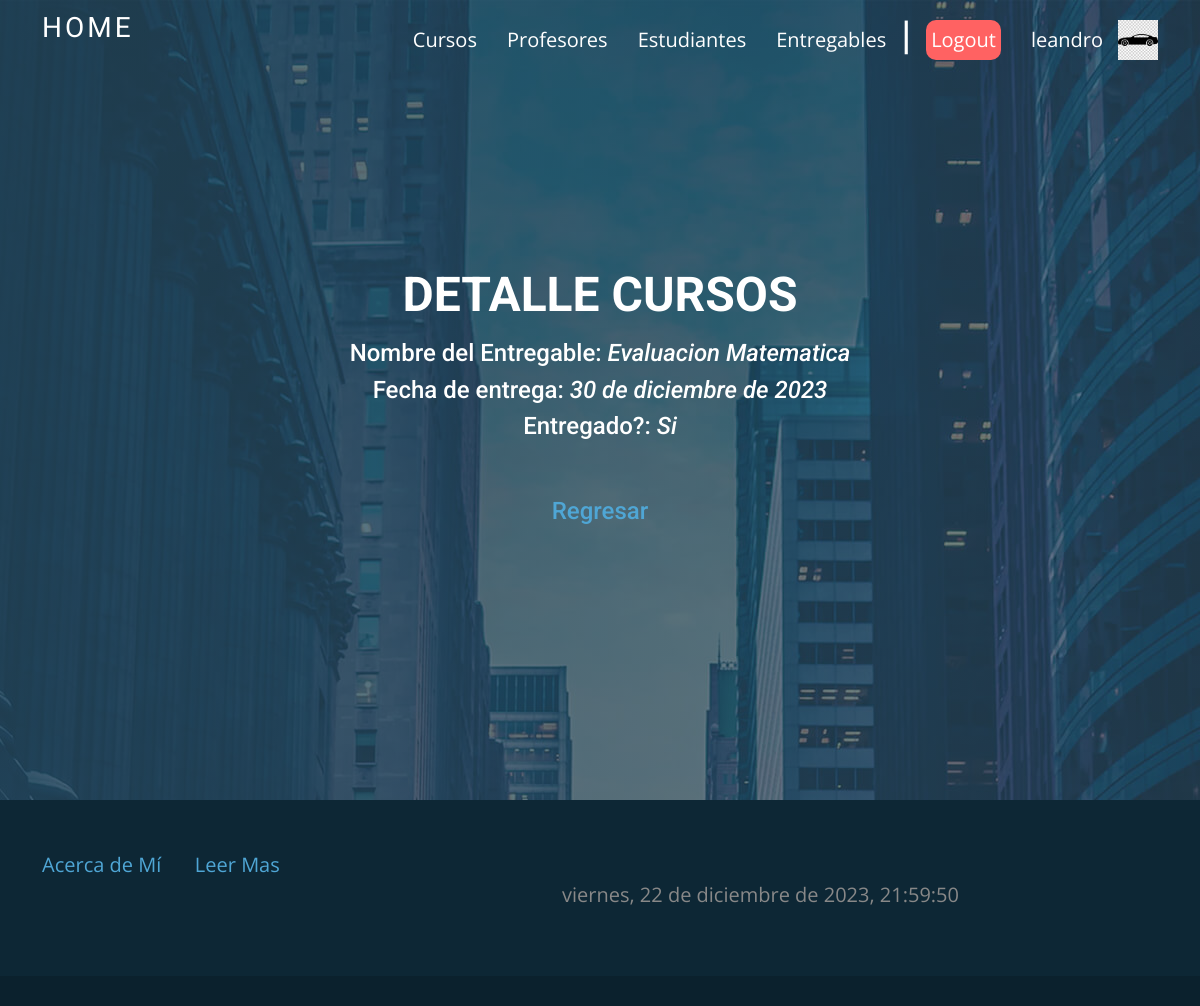
Screenshot of /entregables/4 (signed in) with the database file from the repository.
### Pagina/models.py (models this page shows, shortened)
class Avatar(models.Model):
    user = models.OneToOneField(User, on_delete=models.CASCADE)
    imagen = models.ImageField(upload_to='avatars/', null=True, blank=True)

class Entregable(models.Model):
    nombre = models.CharField(max_length=30)
    fecha_entrega = models.DateField()
    entregado = models.CharField(max_length=2)

### Pagina/views.py (the view)
# urls.py: path('entregables/<pk>', views.EntregableDetailView.as_view(), name="DetalleEntregable"),
class EntregableDetailView(DetailView):
    model = Entregable
    template_name = "entregables_detail.html"

### templates/entregables_detail.html
{% extends "base.html" %}
{% load static %}
{% block content %}
<section id="hero-no-slider" class="d-flex justify-cntent-center align-items-center">
    <div class="container position-relative aos-init aos-animate" data-aos="fade-up" data-aos-delay="100">
        <div class="row justify-content-center">
            <div class="col-xl-8">
                <h2>DETALLE CURSOS</h2>
                <h4 style="color: white;">Nombre del Entregable: <i>{{entregable.nombre}}</i></h4>
                <h4 style="color: white;">Fecha de entrega: <i>{{entregable.fecha_entrega}}</i></h4>
                <h4 style="color: white;">Entregado?: <i>{{entregable.entregado}}</i></h4>
                <br><br>
                <h4><a href="{% url 'ListaEntregable' %}">Regresar</a></h4>
            </div>
        </div>
    </div>
</section>
{% endblock %}

### templates/base.html (shortened to what this page needs)
{% load static %}
<!DOCTYPE html>
<html lang="en">
<head>
  <link href="{% static 'assets/vendor/animate.css/animate.min.css' %}" rel="stylesheet">
  <link href="{% static 'assets/vendor/aos/aos.css' %}" rel="stylesheet">
  <link href="{% static 'assets/vendor/bootstrap/css/bootstrap.min.css' %}" rel="stylesheet">
  <link href="{% static 'assets/vendor/bootstrap-icons/bootstrap-icons.css' %}" rel="stylesheet">
  <link href="{% static 'assets/vendor/boxicons/css/boxicons.min.css' %}" rel="stylesheet">
  <link href="{% static 'assets/vendor/glightbox/css/glightbox.min.css' %}" rel="stylesheet">
  <link href="{% static 'assets/vendor/swiper/swiper-bundle.min.css' %}" rel="stylesheet">
  <link href="{% static 'assets/css/style.css' %}" rel="stylesheet">
</head>
<body>
  <header id="header" class="fixed-top d-flex align-items-center header-transparent">
    <div class="container d-flex justify-content-between align-items-center">
      {% block navbar %}
      <div class="logo">
        <h1 class="text-light"><a href="{% url 'Bienvenida' %}"><span>Home</span></a></h1>
      </div>
      <nav id="navbar" class="navbar">
        <ul>
            <li><a href="{% url 'ListaCurso' %}" style="font-size: 20px; margin-right: 5">Cursos</a></li>
            <li><a href="{% url 'ListaProfesor' %}" style="font-size: 20px; margin-right: 5">Profesores</a></li>
            <li><a href="{% url 'ListaEstudiante' %}" style="font-size: 20px; margin-right: 5">Estudiantes</a></li>
            <li><a href="{% url 'ListaEntregable' %}" style="font-size: 20px; margin-right: 5">Entregables</a></li>
            <li><h1 style="font-size: 40px; margin-right:15px; margin-left: 15px ;color: white;">|</h1></li>
            <li><a href="{% url 'Inicio' %}"  style="font-size: 20px; color: white; background-color: rgb(255, 98, 98); padding: 5px; border-radius: 10px; display: inline-block;">Logout</a></li>
            <li> <a style="font-size: 20px; margin-right: 15px" href="{% url 'EditarPerfil' %}">{{request.user.username}}</a></li>
            {% if request.user.avatar and request.user.avatar.imagen %}
              <li><img src="{{ request.user.avatar.imagen.url }}" alt="" height="40px"></li>
            {% endif %}
            {% endblock %}
        </ul>
      </nav>
    </div>
  </header>
  {% block content %}  {% endblock %}
  <footer id="footer" class="footer" data-aos="fade-up" data-aos-easing="ease-in-out" data-aos-duration="500">
    <div class="footer-newsletter">
        <div class="container">
            <div class="row">
                {% block footer %}
                    <ul>
                        <li style="display: inline-block; margin-right: 15px;">
                            <a href="{% url 'AcercaDeMi' %}" style="font-size: 20px; margin-right: 30px;">Acerca de Mí</a>
                            <a href="{% url 'LeerMas' %}" style="font-size: 20px;">Leer Mas</a>
                        </li>
                        <li id="fecha-hora" style="margin-left: 520px; display: inline-block; font-size: 20px; color: #888;"></li>
                    </ul>
                {% endblock %}
            </div>
        </div>
    </div>
  </footer>
</body>
</html>

### Pagina/static/assets/css/style.css (style rules this page uses)
body { font-family: "Open Sans", sans-serif; color: #444; }
a { color: #4fa6d5; text-decoration: none; }
h1, h2, h3, h4, h5, h6, .font-primary { font-family: "Roboto", sans-serif; }
#header { height: 80px; transition: all 0.5s; z-index: 997; transition: all 0.5s; background: #1e4356; }
#header.header-transparent { background: none; }
#header .logo h1 { font-size: 28px; margin: 0; padding: 4px 0; line-height: 1; font-weight: 400; letter-spacing: 3px; text-transform: uppercase; }
#header .logo h1 a, #header .logo h1 a:hover { color: #fff; text-decoration: none; }
.navbar { padding: 0; }
.navbar ul { margin: 0; padding: 0; display: flex; list-style: none; align-items: center; }
.navbar li { position: relative; }
.navbar a, .navbar a:focus { display: flex; align-items: center; justify-content: space-between; padding: 10px 0 10px 30px; font-family: "Open Sans", sans-serif; font-size: 14px; color: #fff; white-space: nowrap; transition: 0.3s; }
#hero-no-slider { width: 100%; height: 100vh; overflow: hidden; position: relative; text-align: center; }
#hero-no-slider::before { content: ""; position: absolute; left: 0; top: 0; right: 0; bottom: 0; background: linear-gradient(to right, rgba(30, 67, 86, 0.8), rgba(30, 67, 86, 0.6)), url("../img/hero-bg.jpg") center top no-repeat; }
#hero-no-slider h2 { color: #fff; margin-bottom: 15px; font-size: 48px; font-weight: 700; }
section { padding: 60px 0; }
#footer { background: #0b212d; padding: 0 0 30px 0; color: #fff; font-size: 14px; }
#footer .footer-newsletter { padding: 50px 0; background: #0d2735; }

### rows the page displays
Entregable: nombre "Evaluacion Matematica", fecha_entrega "30 de diciembre de 2023", entregado "Si"

### other values shown
{{ request.user.username }} "leandro"
